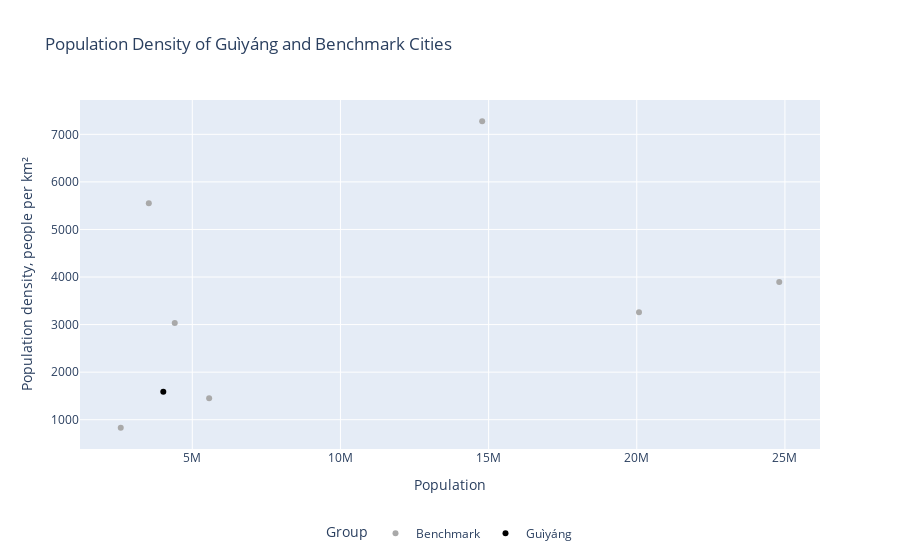

The code cell stored with this chart in its notebook:
### Markdown cell above
## Population Density Manual

### Code cell
city = "Guìyáng"
def plot_population_density(pop_manual_path):
    pop_manual = pd.read_csv(pop_manual_path)

    density = pop_manual.loc[pop_manual.groupby('Location')['Year'].idxmax()]

    
    density['Population'] = pd.to_numeric(density['Population'], errors='coerce')
    density['Area_km'] = pd.to_numeric(density['Area_km'], errors='coerce')

    
    density['Density'] = density['Population'] / density['Area_km']
    density = density.dropna(subset=['Population', 'Density'])
    density = density.sort_values(by='Density', ascending=False)

    
    if city in density['Location'].values:
        city_pop_density = density.loc[density['Location'] == city, 'Density'].values[0]
    else:
        raise ValueError(f"City '{city}' not found in the dataset.")

    
    hues = {'Benchmark': 'darkgrey', city: '#000000'}

    
    plt.figure(figsize=(8.5, 6), dpi=300)
    sns.scatterplot(data=density, x='Population', y='Density', hue='Group', palette=hues, legend=False)

    texts = []
    for i, row in density.iterrows():
        texts.append(plt.text(row['Population'], row['Density'], row['Location'], fontsize=9))

    
    adjust_text(texts, arrowprops=dict(arrowstyle='-', color='gray', lw=0.5),
                expand_text=(2, 1.05),  # Adjust this factor to move text closer
                only_move={'points': 'xy', 'texts': 'xy'},  # Move points and text
                lim=1000)

    plt.ylim(0, None)
    plt.title(f'Population density of {city} and benchmark cities')
    plt.xlabel('Population')
    plt.ylabel('Population density, people per km²')
    plt.grid(True, which='both', linestyle='--', linewidth=0.5)
    plt.tight_layout()
    
    plt.savefig(Path(render_folder) / f"{city.lower().replace(' ', '_')}-pop-density.png", dpi=300,bbox_inches='tight')
    plt.show()

    # Plotly 
    fig = px.scatter(density, x='Population', y='Density', color='Group', 
                     color_discrete_map=hues,
                     labels={'Population': 'Population', 'Density': 'Population density, people per km²'},
                     log_x=False, log_y=False,
                     title=f'Population Density of {city} and Benchmark Cities',hover_name="Location")
    fig.update_layout(
    autosize=True,
    showlegend=True,
    legend=dict(
        orientation="h",
        yanchor="top",
        y=-0.2,
        xanchor="center",
        x=0.5
    ),
        yaxis=dict(
        range=[0, None]  # Ensures that the Y-axis starts at 0
    )
    )

    fig.write_html(Path(render_folder) / f"{city.lower().replace(' ', '_')}-pop-density-plotly.html",full_html=False, include_plotlyjs='cdn')
    fig.show()
plot_population_density("mnt/city-directories/01-user-input/pop_manual.csv")

### Figure 1 — Plotly figure (JSON) as saved in the notebook; plotly's stock layout.template omitted (floating-point values rounded to 4 significant figures)
{"data": [{"hovertemplate": "<b>%{hovertext}</b><br><br>Group=Benchmark<br>Population=%{x}<br>Population density, people per km²=%{y}<extra></extra>", "hovertext": ["Guangzhou", "Kathmandu", "Shanghai", "Beijing", "Taiyuan", "St Petersburg", "Mandalay"], "legendgroup": "Benchmark", "marker": {"color": "darkgrey", "symbol": "circle"}, "mode": "markers", "name": "Benchmark", "orientation": "v", "showlegend": true, "type": "scatter", "x": [14783030, 3532579, 24808600, 20075490, 4408171, 5568995, 2585687], "xaxis": "x", "y": [7276.0, 5553.0, 3894.0, 3258.0, 3031.0, 1451.0, 830.0], "yaxis": "y"}, {"hovertemplate": "<b>%{hovertext}</b><br><br>Group=Guìyáng<br>Population=%{x}<br>Population density, people per km²=%{y}<extra></extra>", "hovertext": ["Guìyáng"], "legendgroup": "Guìyáng", "marker": {"color": "#000000", "symbol": "circle"}, "mode": "markers", "name": "Guìyáng", "orientation": "v", "showlegend": true, "type": "scatter", "x": [4021275], "xaxis": "x", "y": [1588.0], "yaxis": "y"}], "layout": {"autosize": true, "legend": {"orientation": "h", "title": {"text": "Group"}, "tracegroupgap": 0, "x": 0.5, "xanchor": "center", "y": -0.2, "yanchor": "top"}, "showlegend": true, "title": {"text": "Population Density of Guìyáng and Benchmark Cities"}, "xaxis": {"anchor": "y", "domain": [0, 1], "title": {"text": "Population"}}, "yaxis": {"anchor": "x", "domain": [0, 1], "range": [0, null], "title": {"text": "Population density, people per km²"}}}}
